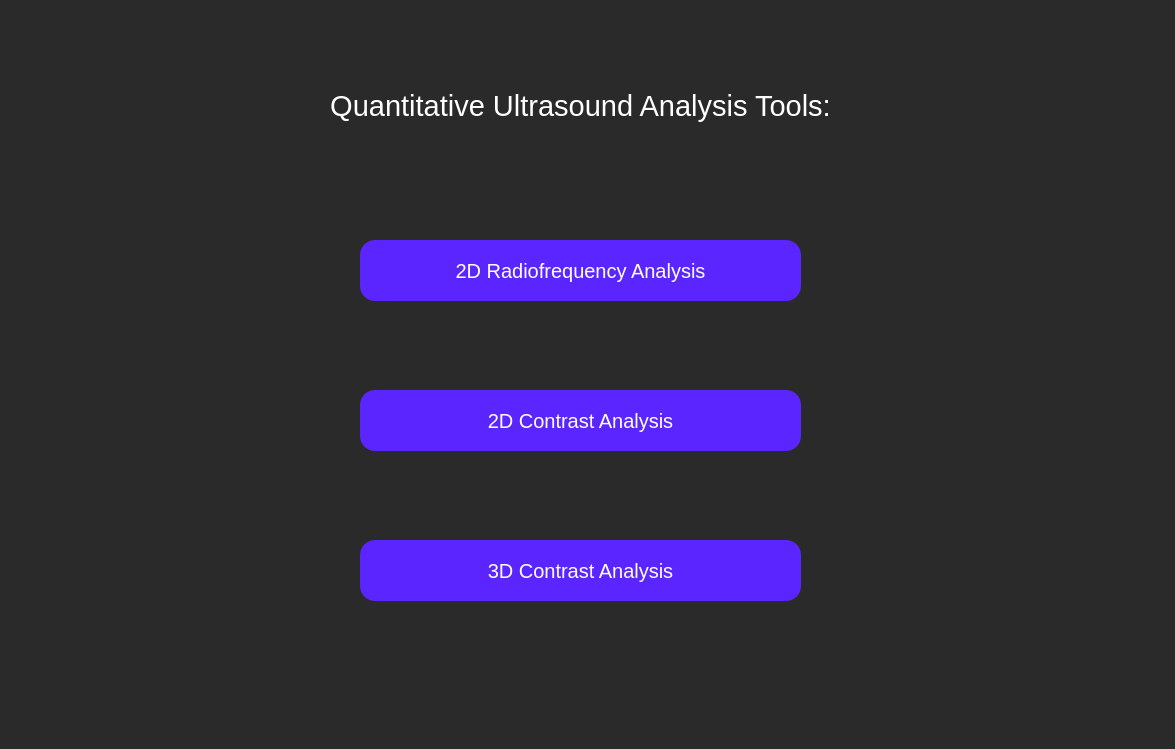
<?xml version="1.0" encoding="UTF-8"?>
<ui version="4.0">
 <class>welcomeScreen</class>
 <widget class="QWidget" name="welcomeScreen">
  <property name="geometry">
   <rect>
    <x>0</x>
    <y>0</y>
    <width>1175</width>
    <height>749</height>
   </rect>
  </property>
  <property name="windowTitle">
   <string>Select Ultrasound Image</string>
  </property>
  <property name="styleSheet">
   <string notr="true">QWidget {
	background: rgb(42, 42, 42);
}</string>
  </property>
  <widget class="QLabel" name="selectProgramLabel">
   <property name="geometry">
    <rect>
     <x>330</x>
     <y>40</y>
     <width>501</width>
     <height>131</height>
    </rect>
   </property>
   <property name="styleSheet">
    <string notr="true">QLabel {
	font-size: 29px;
	color: rgb(255, 255, 255);
	background-color: rgba(255, 255, 255, 0);
}</string>
   </property>
   <property name="text">
    <string>Quantitative Ultrasound Analysis Tools:</string>
   </property>
   <property name="textFormat">
    <enum>Qt::AutoText</enum>
   </property>
   <property name="scaledContents">
    <bool>false</bool>
   </property>
   <property name="alignment">
    <set>Qt::AlignCenter</set>
   </property>
   <property name="wordWrap">
    <bool>true</bool>
   </property>
  </widget>
  <widget class="QPushButton" name="rf2dAnalysisButton">
   <property name="geometry">
    <rect>
     <x>360</x>
     <y>240</y>
     <width>441</width>
     <height>61</height>
    </rect>
   </property>
   <property name="styleSheet">
    <string notr="true">QPushButton {
	color: white;
	font-size: 20px;
	background: rgb(90, 37, 255);
	border-radius: 15px;
}</string>
   </property>
   <property name="text">
    <string>2D Radiofrequency Analysis</string>
   </property>
  </widget>
  <widget class="QPushButton" name="constrast2dAnalysisButton">
   <property name="geometry">
    <rect>
     <x>360</x>
     <y>390</y>
     <width>441</width>
     <height>61</height>
    </rect>
   </property>
   <property name="styleSheet">
    <string notr="true">QPushButton {
	color: white;
	font-size: 20px;
	background: rgb(90, 37, 255);
	border-radius: 15px;
}</string>
   </property>
   <property name="text">
    <string>2D Contrast Analysis</string>
   </property>
  </widget>
  <widget class="QPushButton" name="contrast3dAnalysisButton">
   <property name="geometry">
    <rect>
     <x>360</x>
     <y>540</y>
     <width>441</width>
     <height>61</height>
    </rect>
   </property>
   <property name="styleSheet">
    <string notr="true">QPushButton {
	color: white;
	font-size: 20px;
	background: rgb(90, 37, 255);
	border-radius: 15px;
}</string>
   </property>
   <property name="text">
    <string>3D Contrast Analysis</string>
   </property>
  </widget>
 </widget>
 <resources/>
 <connections/>
</ui>
